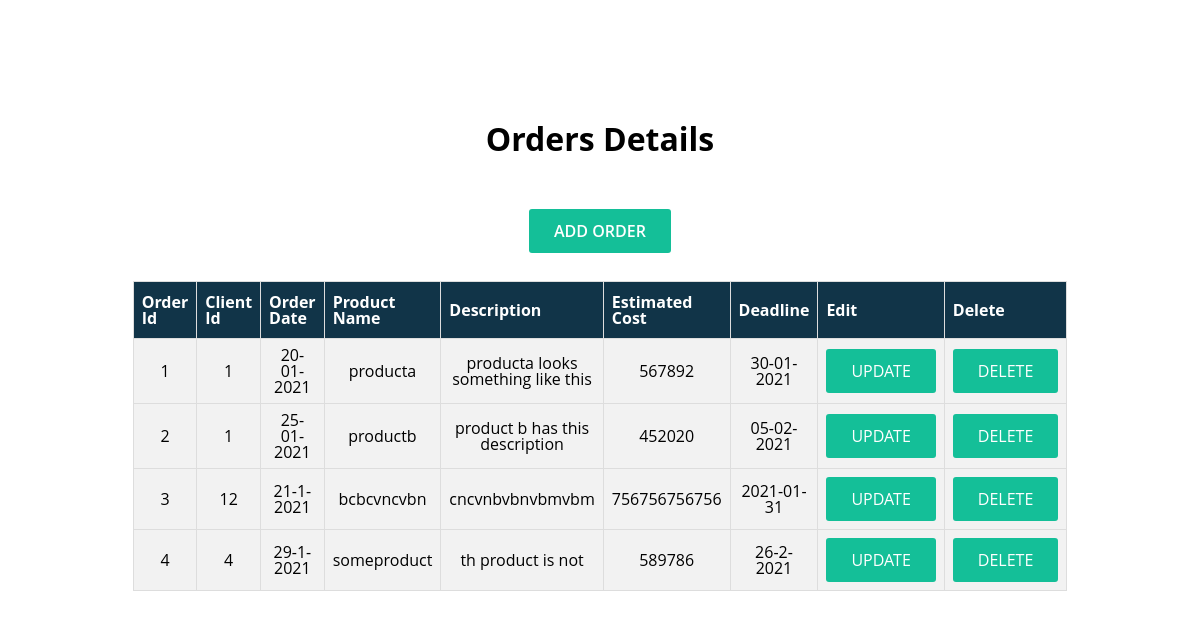
/editorders, run on the app's committed database.
### tables this page shows
CREATE TABLE orders (
                        orderid INTEGER PRIMARY KEY,
                        clientid INTEGER,
                        orderdate TEXT,
                        productname TEXT,
                        description TEXT,
                        estimatedcost INTEGER,
                        deadline Text,
                        FOREIGN KEY(clientid) REFERENCES client(clientid) ON DELETE CASCADE
                );

### app.py (the view)
@app.route('/editorders')
def render_editorders():
    conn = sqlite3.connect('file.db')
    c = conn.cursor()
    orders_query = c.execute("""SELECT * FROM orders""").fetchall()
    return render_template("editorders.html", orders=orders_query)

### templates/editorders.html (shortened to what this page needs)
<!DOCTYPE html>
<html lang="en">
<head>
     <link rel="stylesheet" href="{{ url_for('static' , filename='style.css' ) }}">
</head>
<body>
    <h1 id="edithead" style="text-align: center;">Orders Details</h1>
    <div class="table">
        <table id ="edittable">
            <tr>
                <th>Order Id</th>
                <th>Client Id</th>
                <th>Order Date</th>
                <th>Product Name</th>
                <th>Description</th>
                <th>Estimated Cost</th>
                <th>Deadline</th>
                <th>Edit</th>
                <th>Delete</th>
            </tr>
            <div>
                <a id="edit" href="/addorders">ADD ORDER</a>
                <a id=""
            </div>
            {% for order in orders %}
                <form action="" method="POST">
                    <tr>
                        <td>{{order[0]}}</td>
                        <td>{{order[1]}}</td>
                        <td>{{order[2]}}</td>
                        <td>{{order[3]}}</td>
                        <td>{{order[4]}}</td>
                        <td>{{order[5]}}</td>
                        <td>{{order[6]}}</td>
                        <td><a id="edit" href="/editorders/{{order[0]}}">UPDATE</a></td>
                        <td><a id="edit" href="/deleteorder/{{order[0]}}">DELETE</a></td>
                    </tr>
                </form>
            {% endfor %}
        </table>
    </div>
</body>
</html>

### static/style.css (style rules this page uses)
html, body { margin: 0px; font: 550 1rem/1rem "Open Sans",sans-serif; background-color: #ffffff; }
body { width: 100% }
.table { width:min-content; text-align: center; margin: auto; }
.table > div:nth-child(1) > a:nth-child(1) { margin-top: 12px; margin-bottom: 28px; }
#edithead { margin: 50px auto 50px auto; }
#edittable { font: 500 1rem/1rem "Open Sans",sans-serif; border-collapse: collapse; border-radius: 5px; width: 100%; }
#edittable td, #edittable th { border: 1px solid #ddd; padding: 8px; }
#edittable tr:nth-child(even) { background-color: #f2f2f2; }
#edittable th { padding-top: 12px; padding-bottom: 12px; text-align: left; background-color: #113448; color: white; }
#edit:link, #edit:visited { background-color: #14bf98; border-radius: 3px; color: white; padding: 14px 25px; text-align: center; text-decoration: none; display: inline-block; }
#edithead { text-align: center; margin-top: 131px; }

### data on the page
orders: orderid "1", clientid "1", orderdate "20-01-2021", productname "producta", description "producta looks something like this", estimatedcost "567892", deadline "30-01-2021"
orders: orderid "2", clientid "1", orderdate "25-01-2021", productname "productb", description "product b has this description", estimatedcost "452020", deadline "05-02-2021"
orders: orderid "3", clientid "12", orderdate "21-1-2021", productname "bcbcvncvbn", description "cncvnbvbnvbmvbm", estimatedcost "756756756756", deadline "2021-01-31"
orders: orderid "4", clientid "4", orderdate "29-1-2021", productname "someproduct", description "th product is not", estimatedcost "589786", deadline "26-2-2021"
